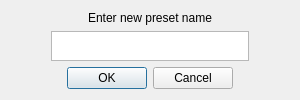
<?xml version="1.0" encoding="UTF-8"?>
<ui version="4.0">
    <class>SaveNewDial</class>
    <widget class="QDialog" name="SaveNewDial">
        <property name="geometry">
            <rect>
                <x>0</x>
                <y>0</y>
                <width>300</width>
                <height>100</height>
            </rect>
        </property>
        <property name="sizePolicy">
            <sizepolicy hsizetype="Fixed" vsizetype="Fixed">
                <horstretch>0</horstretch>
                <verstretch>0</verstretch>
            </sizepolicy>
        </property>
        <property name="minimumSize">
            <size>
                <width>300</width>
                <height>100</height>
            </size>
        </property>
        <property name="maximumSize">
            <size>
                <width>300</width>
                <height>142</height>
            </size>
        </property>
        <property name="baseSize">
            <size>
                <width>300</width>
                <height>100</height>
            </size>
        </property>
        <property name="windowTitle">
            <string>Dialog</string>
        </property>
        <layout class="QGridLayout" name="gridLayout">
            <item row="1" column="2">
                <spacer name="horizontalSpacer_2">
                    <property name="orientation">
                        <enum>Qt::Horizontal</enum>
                    </property>
                    <property name="sizeType">
                        <enum>QSizePolicy::Fixed</enum>
                    </property>
                    <property name="sizeHint" stdset="0">
                        <size>
                            <width>40</width>
                            <height>20</height>
                        </size>
                    </property>
                </spacer>
            </item>
            <item row="1" column="0">
                <spacer name="horizontalSpacer">
                    <property name="orientation">
                        <enum>Qt::Horizontal</enum>
                    </property>
                    <property name="sizeType">
                        <enum>QSizePolicy::Fixed</enum>
                    </property>
                    <property name="sizeHint" stdset="0">
                        <size>
                            <width>40</width>
                            <height>20</height>
                        </size>
                    </property>
                </spacer>
            </item>
            <item row="2" column="1">
                <widget class="QDialogButtonBox" name="buttonCancelOk">
                    <property name="standardButtons">
                        <set>QDialogButtonBox::Cancel|QDialogButtonBox::Ok</set>
                    </property>
                    <property name="centerButtons">
                        <bool>true</bool>
                    </property>
                </widget>
            </item>
            <item row="1" column="1">
                <widget class="QTextEdit" name="editNewName"/>
            </item>
            <item row="0" column="1">
                <widget class="QLabel" name="label">
                    <property name="text">
                        <string>Enter new preset name</string>
                    </property>
                    <property name="alignment">
                        <set>Qt::AlignCenter</set>
                    </property>
                </widget>
            </item>
        </layout>
    </widget>
    <resources/>
    <connections/>
</ui>
